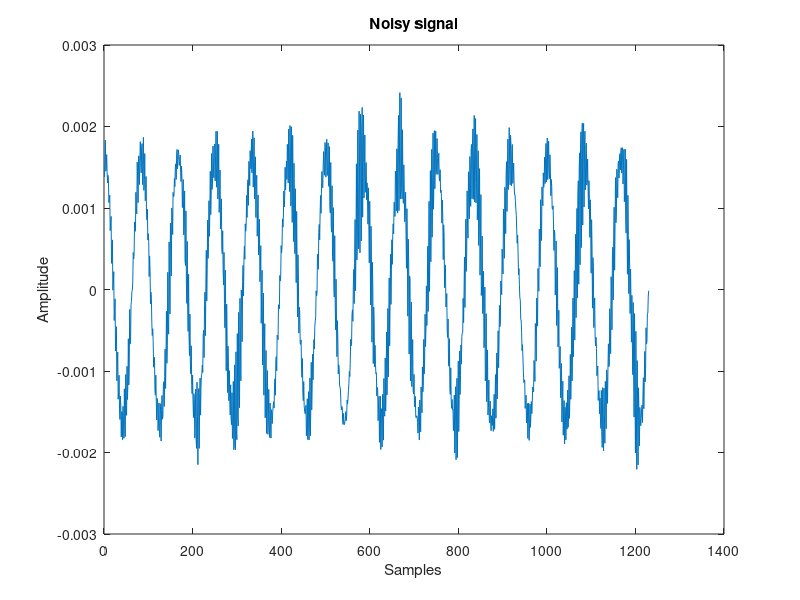
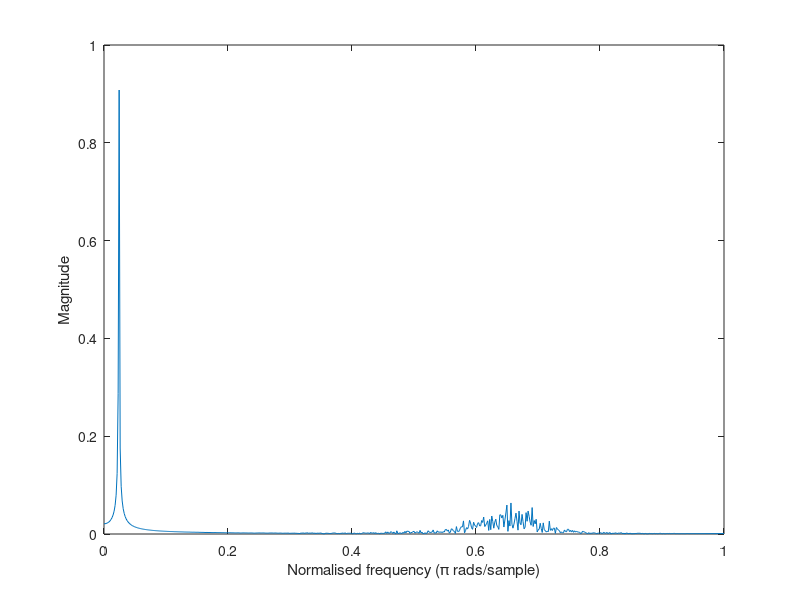

Reproduce these figures in MATLAB, in order. (Note: this script raises an error after producing the figures.)
%generate the noisy signal which will be filtered
x= cos(2*pi*12*[0:0.001:1.23]);
x(end) = [];
[b a] = butter(2,[0.6 0.7],'bandpass');
filtered_noise = filter(b,a,randn(1, length(x)*2));
x = (x + 0.5*filtered_noise(500:500+length(x)-1))/length(x)*2;
% This script is available atsearch for
% filtering matlab demo
plot(x)
title('Noisy signal')
xlabel('Samples');
ylabel('Amplitude')
 
%plot magnitude spectrum of the signal
X_mags = abs(fft(x));
figure(10)
plot(X_mags)
xlabel('DFT Bins')
ylabel('Magnitude')
 
%plot first half of DFT (normalised frequency)
num_bins = length(X_mags);
plot([0:1/(num_bins/2 -1):1], X_mags(1:num_bins/2))
xlabel('Normalised frequency (\pi rads/sample)')
ylabel('Magnitude')
 
%design a second order filter using a butterworth design technique 
[b a] = butter(2, 0.3, 'low')
 
%Show the signal flow diagram of the filter/system
%this function available from
create_signal_flow(b,a) 
 
%plot the frequency response (normalised frequency)
H = freqz(b,a, floor(num_bins/2));
hold on
plot([0:1/(num_bins/2 -1):1], abs(H),'r');
 
%filter the signal using the b and a coefficients obtained from
%the butter filter design function
x_filtered = filter(b,a,x);
 
%plot the filtered signal
figure(2)
plot(x_filtered,'r')
title('Filtered Signal - Using Second Order Butterworth')
xlabel('Samples');
ylabel('Amplitude')
 
%Redesign the filter using a higher order filter
[b2 a2] = butter(20, 0.3, 'low')
 
%Plot the magnitude spectrum and compare with lower order filter
H2 = freqz(b2,a2, floor(num_bins/2));
figure(10)
hold on
plot([0:1/(num_bins/2 -1):1], abs(H2),'g');
 
%filter the noisy signal and plot the result
x_filtered2 = filter(b2,a2,x);
figure(3)
plot(x_filtered2,'g')
title('Filtered Signal - Using 20th Order Butterworth')
xlabel('Samples');
ylabel('Amplitude')
 
%Use a band reject filter in place of a low pass filter
[b_stop a_stop] = butter(20, [0.5 0.8], 'stop');
 
%plot the magnitude spectrum
H_stopband = freqz(b_stop,a_stop, floor(num_bins/2));
figure(10)
hold on
plot([0:1/(num_bins/2 -1):1], abs(H_stopband),'c');
 
%plot filtered signal
x_filtered_stop = filter(b_stop,a_stop,x);
figure(4);
plot(x_filtered_stop,'c')
title('Filtered Signal - Using Stopband')
xlabel('Samples');
ylabel('Amplitude')
 
%Use matlabs built-in buttord function to get the optimum order to meet a specification
[N Wn] = buttord(0.1, 0.5, 5, 40)
 
%use the N and Wn values obtained above to design the filter in the usual way
[b3 a3] = butter(N, Wn, 'low');
 
%plot the magnitude spectrum
H3 = freqz(b3,a3, floor(num_bins/2));
figure(10);
hold on
plot([0:1/(num_bins/2 -1):1], abs(H2),'k');
figure(10)
 
%filter the signal and plot the ouput of the filter
x_filtered3 = filter(b3,a3,x);
figure(5);
plot(x_filtered3,'k')
title(['Filtered Signal - Using ' num2str(N) ' th Order Butterworth'])
xlabel('Samples');
ylabel('Amplitude')
% script available from
% comparison with other filter design techniques (chebyshev and elliptical)
[b_butter a_butter] = butter(4, 0.2, 'low');
H_butter = freqz(b_butter, a_butter);
 
[b_cheby a_cheby] = cheby1(4, 0.5, 0.2, 'low');
H_cheby = freqz(b_cheby, a_cheby);
 
[b_ellip a_ellip] = ellip(4, 0.5, 40, 0.2, 'low');
H_ellip = freqz(b_ellip, a_ellip);
 
%plot each filter to compare 
figure(11)
norm_freq_axis = [0:1/(512 -1):1];
plot(norm_freq_axis, abs(H_butter))
hold on
plot(norm_freq_axis, abs(H_cheby),'r')
plot(norm_freq_axis, abs(H_ellip),'g')
legend('Butterworth', 'Chebyshev', 'Elliptical')
xlabel('Normalised Frequency');
ylabel('Magnitude')
 
%plot in dB for verification that spec is met
figure(12);
plot(norm_freq_axis, 20*log10(abs(H_butter)))
hold on
plot(norm_freq_axis, 20*log10(abs(H_cheby)),'r')
plot(norm_freq_axis, 20*log10(abs(H_ellip)),'g')
legend('Butterworth', 'Chebyshev', 'Elliptical')
xlabel('Normalised Frequency ');
ylabel('Magnitude (dB)')
